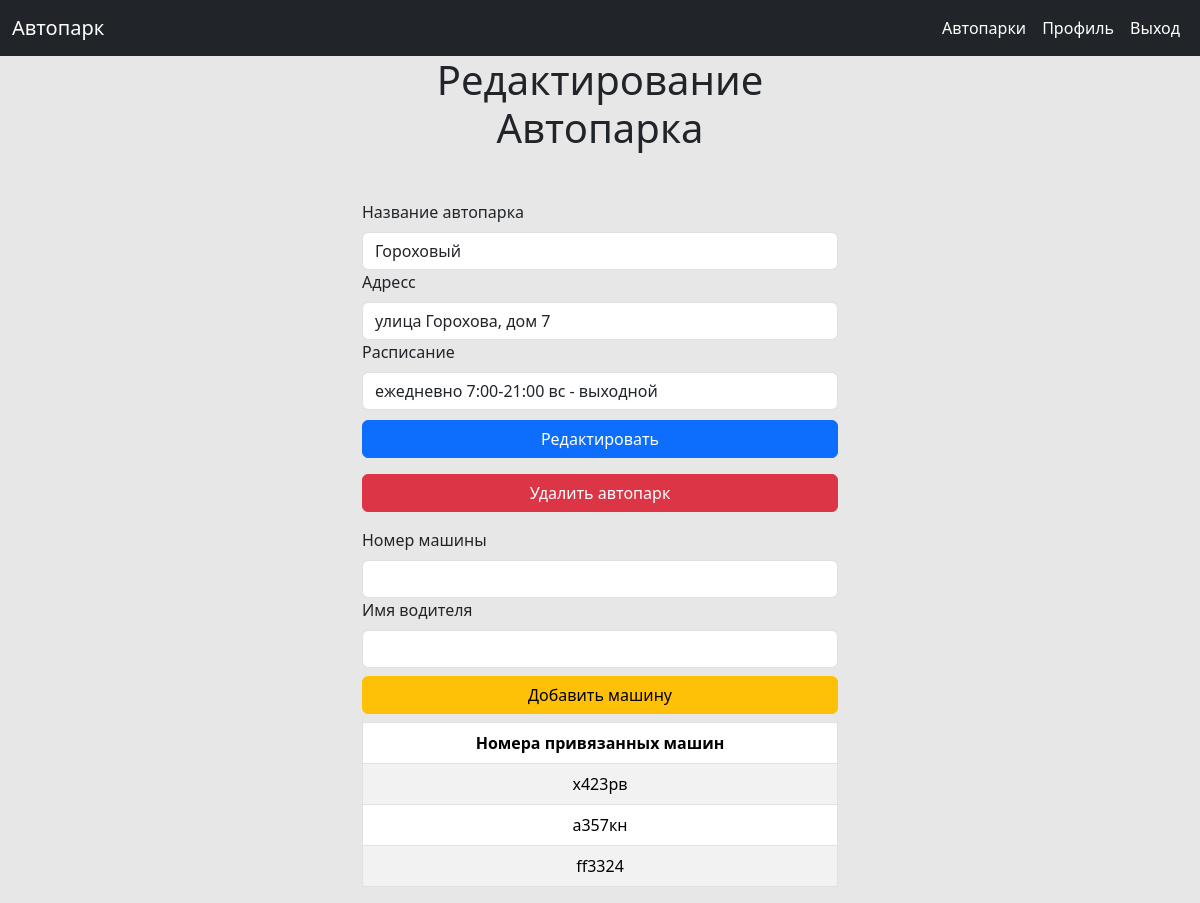
The page /autopark/edit?id=1 (signed in) on the database its author committed.
### tables this page shows
CREATE TABLE `autoparks` (
  `id` int NOT NULL,
  `title` varchar(64) NOT NULL,
  `address` varchar(256) NOT NULL,
  `schedule` varchar(64) DEFAULT NULL
);

### service/Viewer.php (called while the page is built, shortened)
<?php
class Viewer
{
    static function view($view, $params = [])
    {
        extract($params);
        require_once "./app/views/" . $view . ".php";
    }
}

### app/Controllers/AutoparkController.php (called while the page is built, shortened)
<?php
class AutoparkController
{
    public function edit($autoparkData)
    {
        $id = $autoparkData["id"];
        $autopark = Autopark::where(["id" => $id], ["="])->find();
        $autopark = $autopark[0];
        $autoparksWithCars = Autopark::where(["id" => $autopark->id], ["="], ["id"])
            ->withLeft(AutoparkCars::$table,
                [AutoparkCars::$table . ".autopark_id" . "=" . Autopark::$table . ".id"])
            ->withLeft(Car::$table,
                [AutoparkCars::$table . ".car_id" . "=" . Car::$table . ".id"],
                ["number as carNumber"])
            ->find();
        $cars = [];
        foreach ($autoparksWithCars as $element) {
            $cars[] = $element->carNumber;
        }
        Viewer::view("autoparks/editAutopark", compact('autopark', 'cars'));
    }
}

### index.php (called while the page is built, shortened)
<?php
Router::start();

### service/Model.php (called while the page is built, shortened)
<?php
class Model
{
    static string $table;
    private static $fieldsSTR = '';
    private static $withSTR = '';
    private static $whereStr = '';
    public static function where(array $where, array $conditions, $fields = ["*"])
    {
        $table = static::$table;
        if ($fields === ["*"]) {
            self::$fieldsSTR = "*";
        } else {
            self::$fieldsSTR = " " . $table . "." . implode(", $table.", $fields);
        }
        $i = 0;
        foreach ($where as $whereField => $whereValue) {
            self::$whereStr .= static::$table . "." . $whereField . $conditions[$i] . " '" . $whereValue . "'" . (($i != count($where) - 1) ? " AND " : "");
            $i++;
        }
        return new static();
    }
    public function withLeft($withTable, array $conditions, array $fields = null)
    {
        if ($fields) {
            self::$fieldsSTR .= ", " . $withTable . "." . implode(", $withTable.", $fields);
        }
        $conditionsSTR = implode(", ", $conditions);
        self::$withSTR .= " LEFT JOIN $withTable ON $conditionsSTR";
        return $this;
    }
    public function find()
    {
        $stmt = DataBase::prepare("SELECT " . self::$fieldsSTR .
            " FROM " . static::$table . self::$withSTR .
            " WHERE " . self::$whereStr);
        $stmt->execute();
        return $stmt->fetchAll(\PDO::FETCH_CLASS);
    }
    private function reset()
    {
        self::$fieldsSTR = '';
        self::$withSTR = '';
        self::$whereStr = '';
    }
}

### service/DataBase.php (called while the page is built, shortened)
<?php
class DataBase
{
    private static PDO|null $link = null;
    private static function getLink():PDO
    {
        if (self:: $link) {
            return self:: $link;
        }
        $ini = $_SERVER['DOCUMENT_ROOT']. "/config.ini";
        $parse = parse_ini_file($ini, true);
        $driver = $parse["db_driver"];
        $dsn = "$driver:";
        $user = $parse ["db_user"];
        $password = $parse ["db_password"];
        $options = $parse ["db_options"];
        $attributes = $parse ["db_attributes"];
        foreach ($parse ["dsn"] as $k => $v) {
            $dsn .= "$k=$v;";
        }
        self:: $link = new PDO($dsn, $user, $password, $options);
        foreach ($attributes as $k => $v) {
            self:: $link->setAttribute(constant("PDO::{$k}")
                , constant("PDO::{$v}"));
        }
        return self:: $link;
    }
    public static function __callStatic($name, $args)
    {
        $callback = array(self::getLink(), $name);
        return call_user_func_array($callback, $args);
    }
}

### app/views/autoparks/editAutopark.php (the view, shortened to what this page needs)
<?php include dirname(__FILE__) . '/../layouts/header.php'
?>
    <div class="container">
        <h1>Редактирование Автопарка</h1>
        <form action="/autopark/editForm" class="form" method="post">
            <label for="title" class="form-label">Название автопарка</label>
            <input type="text"
                   name="title"
                   id="title"
                   class="form-control"
                   value="<?= $autopark->title ?>">
            <label for="address" class="form-label">Адресс</label>
            <input type="text"
                   name="address"
                   id="address"
                   class="form-control"
                   value="<?= $autopark->address ?>">
            <label for="schedule" class="form-label">Расписание</label>
            <input type="text"
                   name="schedule"
                   id="schedule"
                   class="form-control"
                   value="<?= $autopark->schedule ?>">
            <button type="submit" class="btn btn-primary form__btn">Редактировать</button>
        </form>
        <button type="button"
                class="btn btn-danger mt-3 w-100"
                id="deleteAutopark"
                data-autopark-id="<?= $autopark->id ?>">Удалить автопарк
        </button>
        <form action="/autopark/edit/addcar" method="post" class="mt-3">
            <label for="number" class="form-label">Номер машины</label>
            <input type="text"
                   name="number"
                   id="number"
                   class="form-control"
                   value="<?= (!empty($_SESSION["addCarToAutopark-form"]["number"]) ?
                       $_SESSION["addCarToAutopark-form"]["number"] : "") ?>">
            <label for="driver_name" class="form-label">Имя водителя</label>
            <input type="text"
                   name="driver_name"
                   id="driver_name"
                   class="form-control"
                   value="<?= (!empty($_SESSION["addCarToAutopark-form"]["driver_name"]) ?
                $_SESSION["addCarToAutopark-form"]["driver_name"] : "") ?>">
            <button type="submit" class="btn btn-warning w-100 mt-2 mb-2">Добавить машину</button>
        </form>
        <table class="table table-striped table-bordered text-center">
            <thead>
            <tr>
                <th scope="col">Номера привязанных машин</th>
            </tr>
            </thead>
            <tbody>
            <?php foreach ($cars as $number) {
                ; ?>
                <tr>
                    <td><?= $number ?></td>
                </tr>
            <?php } ?>
            </tbody>
        </table>
    </div>
<?php include dirname(__FILE__) . '/../layouts/footer.php' ?>

### resources/style.css (style rules this page uses)
body { background-color: #e7e7e7; }
h1 { text-align: center; }
.container { max-width: 500px; margin: 0 auto; }
.form { display: flex; flex-direction: column; margin-top: 10%; }
.form__btn { margin-top: 10px; }

### rows shown on the page
autoparks: title "Гороховый", address "улица Горохова, дом 7", schedule "ежедневно 7:00-21:00 вс - выходной"

### other values the page prints
$number "х423рв"
$number "а357кн"
$number "ff3324"
